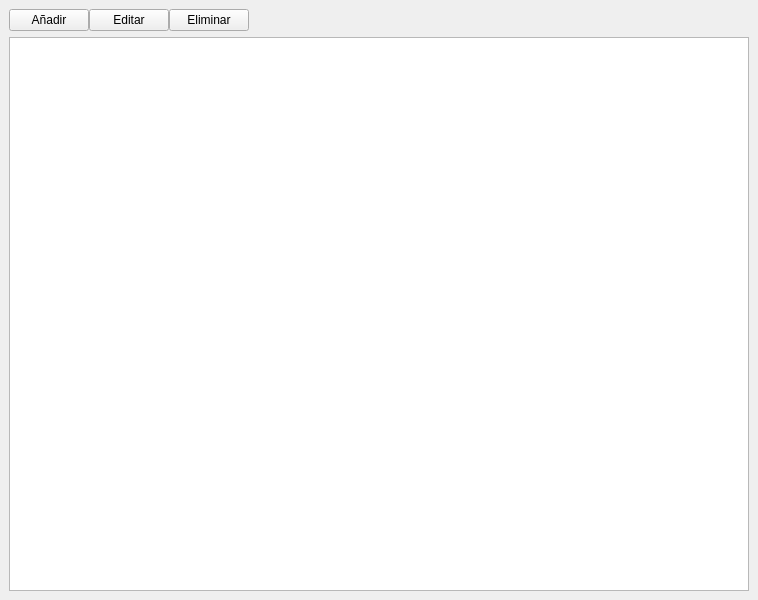
<?xml version="1.0" encoding="UTF-8"?>
<ui version="4.0">
 <class>MainWindow</class>
 <widget class="QMainWindow" name="MainWindow">
  <property name="windowModality">
   <enum>Qt::WindowModal</enum>
  </property>
  <property name="geometry">
   <rect>
    <x>0</x>
    <y>0</y>
    <width>744</width>
    <height>600</height>
   </rect>
  </property>
  <property name="sizePolicy">
   <sizepolicy hsizetype="Expanding" vsizetype="Expanding">
    <horstretch>0</horstretch>
    <verstretch>0</verstretch>
   </sizepolicy>
  </property>
  <property name="windowTitle">
   <string>Axel EasyShare</string>
  </property>
  <widget class="QWidget" name="centralwidget">
   <layout class="QVBoxLayout" name="verticalLayout">
    <item>
     <layout class="QHBoxLayout" name="horizontalLayout" stretch="0,0,0">
      <property name="spacing">
       <number>0</number>
      </property>
      <property name="leftMargin">
       <number>0</number>
      </property>
      <property name="rightMargin">
       <number>500</number>
      </property>
      <item>
       <widget class="QPushButton" name="BtnAnadir">
        <property name="sizePolicy">
         <sizepolicy hsizetype="Fixed" vsizetype="Fixed">
          <horstretch>0</horstretch>
          <verstretch>0</verstretch>
         </sizepolicy>
        </property>
        <property name="layoutDirection">
         <enum>Qt::LeftToRight</enum>
        </property>
        <property name="text">
         <string>Añadir</string>
        </property>
       </widget>
      </item>
      <item>
       <widget class="QPushButton" name="BtnEdit">
        <property name="sizePolicy">
         <sizepolicy hsizetype="Maximum" vsizetype="Fixed">
          <horstretch>0</horstretch>
          <verstretch>0</verstretch>
         </sizepolicy>
        </property>
        <property name="text">
         <string>Editar</string>
        </property>
       </widget>
      </item>
      <item>
       <widget class="QPushButton" name="BtnEliminar">
        <property name="sizePolicy">
         <sizepolicy hsizetype="Maximum" vsizetype="Fixed">
          <horstretch>0</horstretch>
          <verstretch>0</verstretch>
         </sizepolicy>
        </property>
        <property name="layoutDirection">
         <enum>Qt::LeftToRight</enum>
        </property>
        <property name="text">
         <string>Eliminar</string>
        </property>
       </widget>
      </item>
     </layout>
    </item>
    <item>
     <widget class="QTableView" name="tableView">
      <property name="sizePolicy">
       <sizepolicy hsizetype="Expanding" vsizetype="Expanding">
        <horstretch>0</horstretch>
        <verstretch>0</verstretch>
       </sizepolicy>
      </property>
      <property name="selectionMode">
       <enum>QAbstractItemView::SingleSelection</enum>
      </property>
      <property name="selectionBehavior">
       <enum>QAbstractItemView::SelectRows</enum>
      </property>
      <property name="showGrid">
       <bool>false</bool>
      </property>
      <attribute name="horizontalHeaderVisible">
       <bool>true</bool>
      </attribute>
      <attribute name="horizontalHeaderHighlightSections">
       <bool>false</bool>
      </attribute>
      <attribute name="horizontalHeaderStretchLastSection">
       <bool>true</bool>
      </attribute>
      <attribute name="verticalHeaderVisible">
       <bool>false</bool>
      </attribute>
     </widget>
    </item>
   </layout>
  </widget>
 </widget>
 <resources/>
 <connections/>
 <slots>
  <slot>Btnaddfunc()</slot>
 </slots>
</ui>
